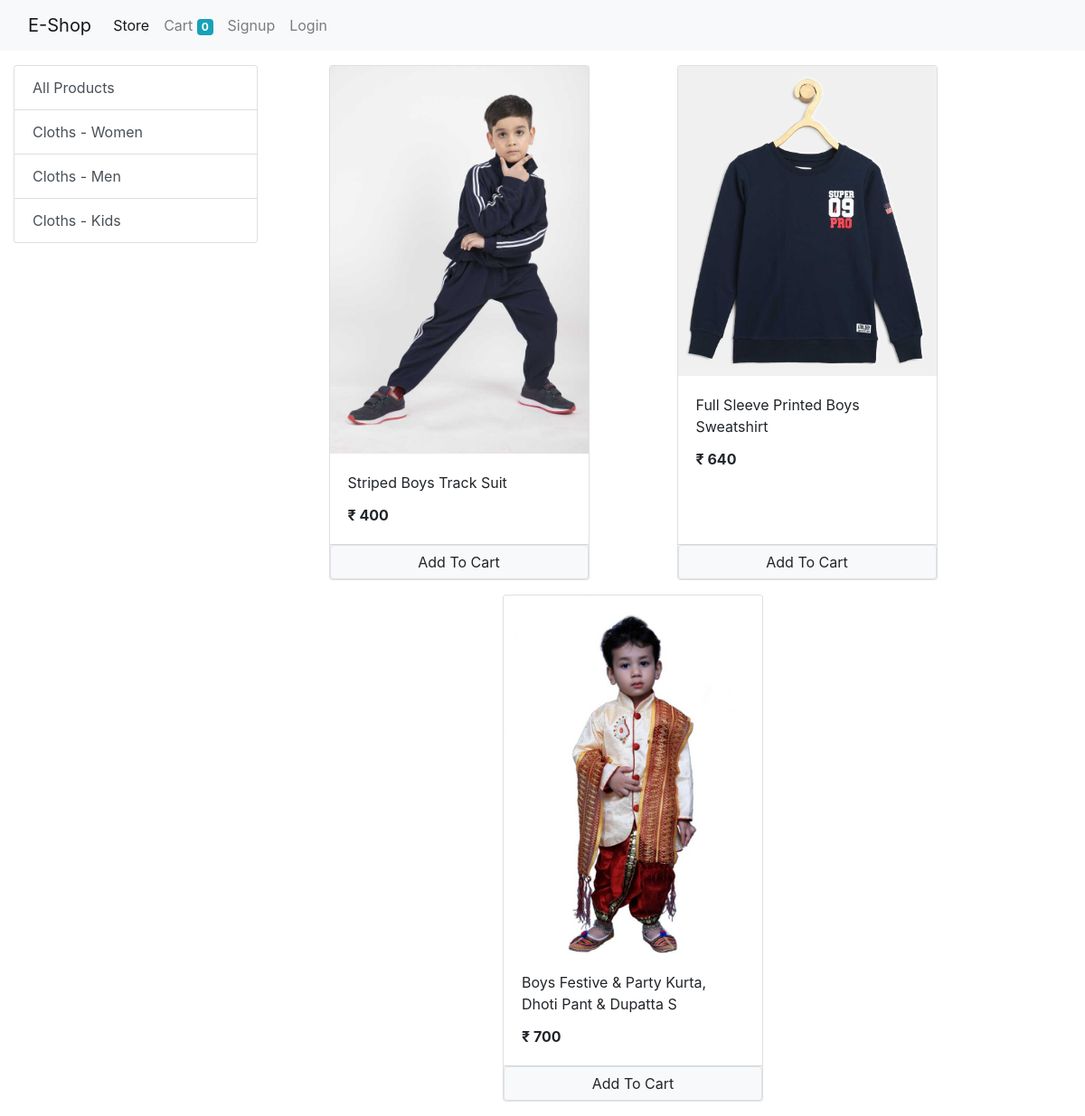
Screenshot of /store?category=3 with the database file from the repository.
### store/models/category.py (models this page shows, shortened)
class Category(models.Model):
    name = models.CharField(max_length=50)
    @staticmethod
    def get_all_categories():
        return Category.objects.all()

### store/models/product.py (models this page shows, shortened)
class Product(models.Model):
    name = models.CharField(max_length=50)
    price = models.IntegerField(default=0)
    category = models.ForeignKey(Category, on_delete=models.CASCADE, default=1)
    description = models.CharField(max_length=200, default='', null=True, blank=True)
    image = models.ImageField(upload_to='upload/products/')
    @staticmethod
    def get_all_products_by_categoryid(category_id):
        if category_id:
            return Product.objects.filter(category=category_id)
        else:
            return Produt.objects.all()

### store/views/home.py (the view)
# urls.py: path('', include('store.urls')),
def store(request):
    cart = request.session.get('cart')
    if not cart:
        request.session['cart'] = {}
    products = None
    categories = Category.get_all_categories()
    categoryID = request.GET.get('category')
    if categoryID:
        products = Product.get_all_products_by_categoryid(categoryID)
    else:
        products = Product.get_all_products();
    data = {}
    data['products'] = products
    data['categories'] = categories
    print('you are : ', request.session.get('email'))
    return render(request, 'index.html', data)

### store/templatetags/cart.py (called while the page is built)
@register.filter(name='is_in_cart')
def is_in_cart(product, cart):
    keys = cart.keys()
    for id in keys:
        if int(id) == product.id:
            return True
    return False

### store/templatetags/custom_filter.py (called while the page is built)
@register.filter(name='currency')
def currency(number):
    return "₹ " + str(number)

### store/templates/index.html (shortened to what this page needs)
{% extends 'basic.html' %}
{% block body %}
{% load cart %}
{% load custom_filter %}
<div class="container-fluid mt-3">
    <div class="row">
        <div class="col-lg-3">
            <div class="list-group">
                <a href="/" class="list-group-item list-group-item-action ">All Products</a>
                {% for category in categories %}
                <a href="/?category={{ category.id }}" class="list-group-item list-group-item-action ">{{category.name}}</a>
                {% endfor %}
            </div>
        </div>
        <div id='product' class="col-lg-8">
            <div class="row mx-auto">
                {% for product in products %}
                <div class="card mx-auto mb-3" id="{{product.id}}" style="width: 18rem;">
                    <img src="{{product.image.url}}" class="card-img-top " alt="...">
                    <div class="card-body">
                        <p class="card-title">{{product.name}}</p>
                        <p class="card-text"><b>{{product.price|currency}}</b></p>
                    </div>
                    <div class="footer_row card-footer p-0 m-0">
                        {% if product|is_in_cart:request.session.cart %}
                        <div class="row no-gutters">
                            <form action="/#{{product.id}}" method="post" class="col-2">
                                {% csrf_token %}
                                <input hidden type="text" , value="{{product.id}}" , name="product">
                                <input hidden type="text" , value="True" , name="remove">
                                <input type="submit" , value=" - " , class="btn btn-block btn-secondary">
                            </form>
                            <div class="text-center col"> {{product|cart_quantity:request.session.cart}} in cart </div>
                            <form action="/#{{product.id}}", method="post" class="col-2">
                                {% csrf_token %}
                                <input hidden type="text" , value="{{product.id}}" , name="product">
                                <input type="submit" , value=" + " , class="btn btn-block btn-secondary">
                            </form>
                        </div>
                        {% else %}
                        <form action="/#{{product.id}}" , method="post" class="btn-block">
                            <input type="submit" value="Add To Cart"
                                class="btn btn-light border form-control">
                        </form>
                        {% endif %}
                    </div>
                </div>
                {% endfor %}
            </div>
        </div>
    </div>
</div>
{% endblock %}

### rows the page displays
Category: name "Cloths - Women"
Category: name "Cloths - Men"
Category: name "Cloths - Kids"
Product: image (picture), name "Striped Boys Track Suit", price "₹ 400"
Product: image (picture), name "Full Sleeve Printed Boys Sweatshirt", price "₹ 640"
Product: image (picture), name "Boys Festive & Party Kurta, Dhoti Pant & Dupatta S", price "₹ 700"

### other values shown
{{ request.session.cart.keys|length }} "0"
